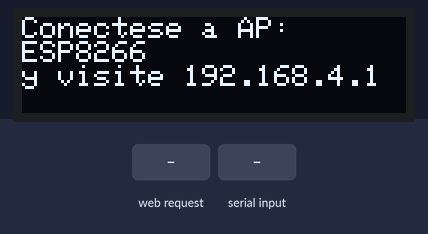
Recording of a sketch running on a simulated ESP8266 (NodeMCU). On the bench: 128×32 one-colour display. The inputs (shaded band) are chosen by the test bench. WiFi joins after 1.5 s; servers stay silent unless stated; network time is answered at once with the bench clock; the local clock reads 2024-03-15 10:24:30 at power-on unless the sketch sets it; what the sketch prints to the serial monitor is not drawn.

Above: at 1.2 s.
1.3 s: HTTP request GET /configuracion received
At 2.7 s:
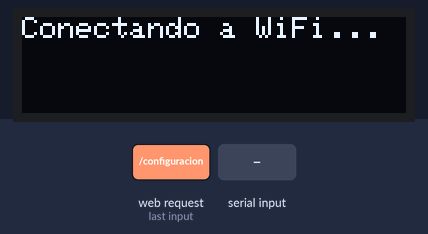
3.8 s: "CH4 1\n" received over Serial
At 6.1 s:
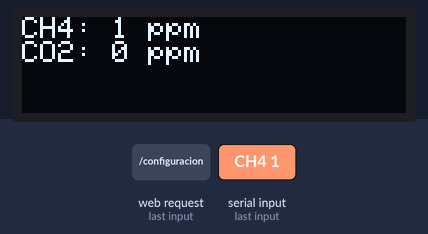
6.8 s: HTTP request GET /configuracion?ssid=CH4 received
At 8.7 s:
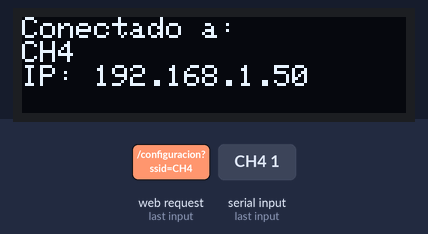
9.3 s: HTTP request GET /configuracion?ssid=CO2 received
At 10.6 s:
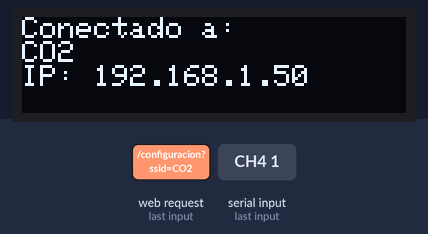
11.8 s: HTTP request GET /configuracion?password=CH4 received
At 13.7 s:
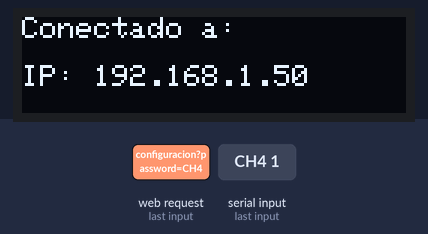
14.3 s: "CO2\n" received over Serial
At 15.5 s:
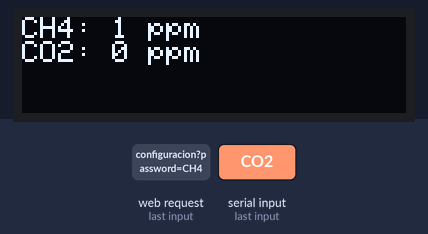
Timing chart, 0 to 16.8 s (numbered marks = the images above; inputs shaded):
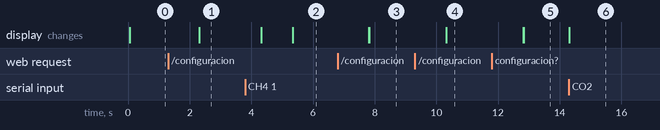

The sketch:

ESP8266-Sensores.ino
```cpp
#include <ESP8266WiFi.h>
#include <ESP8266WebServer.h>
#include <FirebaseESP8266.h>
#include <Wire.h>
#include <Adafruit_GFX.h>
#include <Adafruit_SSD1306.h>
#include <addons/TokenHelper.h>
#include <addons/RTDBHelper.h>
#include <NTPClient.h>
#include <WiFiUdp.h>

#define SCREEN_WIDTH 128
#define SCREEN_HEIGHT 32
#define OLED_RESET -1
#define SCREEN_ADDRESS 0x3C

Adafruit_SSD1306 display(SCREEN_WIDTH, SCREEN_HEIGHT, &Wire, OLED_RESET);


#define API_KEY "AIzaSyCF3UxJjh_jf_vQNlRPQxnKwCrH_lBZvjU"
#define DATABASE_URL "https://sensor-f318e-default-rtdb.firebaseio.com/"
#define USER_EMAIL "vargasemmanuel121003@gmail.com"
#define USER_PASSWORD "Emmanuel12@"

FirebaseData fbdo;
FirebaseAuth auth;
FirebaseConfig config;

ESP8266WebServer server(80);

WiFiUDP ntpUDP;
NTPClient timeClient(ntpUDP, "pool.ntp.org", -21600, 60000);

unsigned long sendDataPrevMillis = 0;
String ssid;
String password;

int mq4_value = 0;
int mg811_value = 0;

void setup() {
  Serial.begin(9600);

  if (!display.begin(SSD1306_SWITCHCAPVCC, SCREEN_ADDRESS)) {
    Serial.println(F("Fallo en la asignación de SSD1306"));
    for (;;);
  }

  display.clearDisplay();
  display.setTextSize(1);
  display.setTextColor(WHITE);
  display.setCursor(0, 0);
  display.println("Bienvenido!");
  display.println("Inicie la configuracion");
  display.display();

  // Inicia el modo AP
  WiFi.softAP("ESP8266");

  server.on("/", handleRoot);
  server.on("/configuracion", handleConfigure);
  server.begin();
  Serial.println("Servidor iniciado");

  display.clearDisplay();
  display.setCursor(0, 0);
  display.println("Conectese a AP:");
  display.println("ESP8266");
  display.println("y visite 192.168.4.1");
  display.display();
}

void handleRoot() {
  String page = "<html>\
<head>\
  <title>Configuracion WiFi</title>\
  <style>\
    body {\
      font-family: Arial, sans-serif;\
      background-color: #f4f4f4;\
      display: flex;\
      justify-content: center;\
      align-items: center;\
      height: 100vh;\
      margin: 0;\
    }\
    .container {\
      background: #fff;\
      padding: 20px;\
      border-radius: 8px;\
      box-shadow: 0 0 10px rgba(0, 0, 0, 0.1);\
      max-width: 400px;\
      width: 100%;\
    }\
    h1 {\
      text-align: center;\
      color: #333;\
    }\
    form {\
      display: flex;\
      flex-direction: column;\
    }\
    label {\
      margin-bottom: 5px;\
      color: #555;\
    }\
    input[type=\"text\"], input[type=\"password\"] {\
      padding: 10px;\
      margin-bottom: 20px;\
      border: 1px solid #ddd;\
      border-radius: 4px;\
      font-size: 16px;\
    }\
    input[type=\"submit\"] {\
      background-color: #28a745;\
      color: white;\
      padding: 10px;\
      border: none;\
      border-radius: 4px;\
      cursor: pointer;\
      font-size: 16px;\
    }\
    input[type=\"submit\"]:hover {\
      background-color: #218838;\
    }\
  </style>\
</head>\
<body>\
  <div class=\"container\">\
    <h1>Configuracion del WiFi</h1>\
    <form action=\"/configuracion\" method=\"POST\">\
      <label for=\"ssid\">SSID:</label>\
      <input type=\"text\" id=\"ssid\" name=\"ssid\"><br>\
      <label for=\"password\">Password:</label>\
      <input type=\"password\" id=\"password\" name=\"password\"><br>\
      <input type=\"submit\" value=\"Guardar\">\
    </form>\
  </div>\
</body> \
</html>";
  server.send(200, "text/html", page);
}

void handleConfigure() {
  ssid = server.arg("ssid");
  password = server.arg("password");

  server.send(200, "text/html", "<html>\
<head>\
  <title>Guardado</title>\
  <style>\
    body {\
      font-family: Arial, sans-serif;\
      background-color: #f4f4f4;\
      display: flex;\
      justify-content: center;\
      align-items: center;\
      height: 100vh;\
      margin: 0;\
    }\
    .container {\
      background: #fff;\
      padding: 20px;\
      border-radius: 8px;\
      box-shadow: 0 0 10px rgba(0, 0, 0, 0.1);\
      max-width: 400px;\
      width: 100%;\
      text-align: center;\
    }\
    h1 {\
      color: #333;\
      margin: 0;\
    }\
  </style>\
</head>\
<body>\
  <div class=\"container\">\
    <h1>Guardado.</h1>\
  </div>\
</body>\
</html>");
  delay(1000);
  connectToWiFi(); // Conéctese a la red WiFi
}

void connectToWiFi() {
  display.clearDisplay();
  display.setCursor(0, 0);
  display.println("Conectando a WiFi...");
  display.display();
  Serial.println("Conectando a WiFi...");

  WiFi.begin(ssid.c_str(), password.c_str());
  unsigned long startAttemptTime = millis();

  while (WiFi.status() != WL_CONNECTED && millis() - startAttemptTime < 30000) {
    delay(1000);
    Serial.print(".");
  }

  display.clearDisplay();
  if (WiFi.status() == WL_CONNECTED) {
    display.setCursor(0, 0);
    display.println("Conectado a:");
    display.println(ssid);
    display.print("IP: ");
    display.println(WiFi.localIP());
    Serial.println("Conectado a:");
    Serial.println(ssid);
    Serial.print("IP: ");
    Serial.println(WiFi.localIP());
  } else {
    display.setCursor(0, 0);
    display.println("No se pudo conectar");
    display.println("a la red WiFi.");
    Serial.println("No se pudo conectar a la red WiFi.");
  }
  display.display();
  delay(1000);

  if (WiFi.status() == WL_CONNECTED) {
    Serial.printf("Firebase Client v%s\n\n", FIREBASE_CLIENT_VERSION);
    config.api_key = API_KEY;
    auth.user.email = USER_EMAIL;
    auth.user.password = USER_PASSWORD;
    config.database_url = DATABASE_URL;
    config.token_status_callback = tokenStatusCallback;
    config.timeout.serverResponse = 10 * 1000;
    Firebase.reconnectNetwork(true);
    fbdo.setBSSLBufferSize(4096, 1024);

    Firebase.begin(&config, &auth);
    Firebase.setDoubleDigits(5);
  }

  timeClient.begin(); // Inicia el cliente NTP

  display.clearDisplay();
}

void loop() {
  server.handleClient();

  if (Serial.available()) {
    String data = Serial.readStringUntil('\n');
    int delimiterIndex = data.indexOf(' ');
    String type = data.substring(0, delimiterIndex);
    int value = data.substring(delimiterIndex + 1).toInt();

    if (type == "CH4") {
      mq4_value = value;
    } else if (type == "CO2") {
      mg811_value = value;
    }

    display.clearDisplay();
    display.setCursor(0, 0);
    display.print("CH4: ");
    display.print(mq4_value);
    display.println(" ppm");
    display.print("CO2: ");
    display.print(mg811_value);
    display.println(" ppm");
    display.display();

    Serial.print("CH4 ");
    Serial.print(mq4_value);
    Serial.println(" ppm");
    Serial.print("CO2 ");
    Serial.print(mg811_value);
    Serial.println(" ppm");

    if (WiFi.status() == WL_CONNECTED) {
      if (Firebase.ready() && (millis() - sendDataPrevMillis > 30000 || sendDataPrevMillis == 0)) {
        sendDataPrevMillis = millis();

        timeClient.update();
        String timestamp = timeClient.getFormattedTime(); // Obtén la hora en formato HH:MM:SS

        bool success = true;

        if (!Firebase.setInt(fbdo, "/sensor_data/" + timestamp + "/CH4", mq4_value)) {
          Serial.println(fbdo.errorReason());
          success = false;
        }

        if (!Firebase.setInt(fbdo, "/sensor_data/" + timestamp + "/CO2", mg811_value)) {
          Serial.println(fbdo.errorReason());
          success = false;
        }

        if (success) {
          Serial.println("Datos enviados correctamente");
        } else {
          Serial.println("Error al enviar los datos");
        }
      }
    }

    delay(1000);
  }
}
```

Measured:
- after the input at 1.3 s, the display: changes after 1.0 s (image 1)
- after the input at 3.8 s, the display: first differs from a run without the input after 1.5 s (image 2)
- after the input at 6.8 s, the display: first changes after 1.0 s (image 3 shows a later state)
- after the input at 9.3 s, the display: first changes after 1.0 s (image 4 shows a later state)
- after the input at 11.8 s, the display: first changes after 1.0 s (image 5 shows a later state)
- after the input at 14.3 s, the display: changes at once (image 6)
